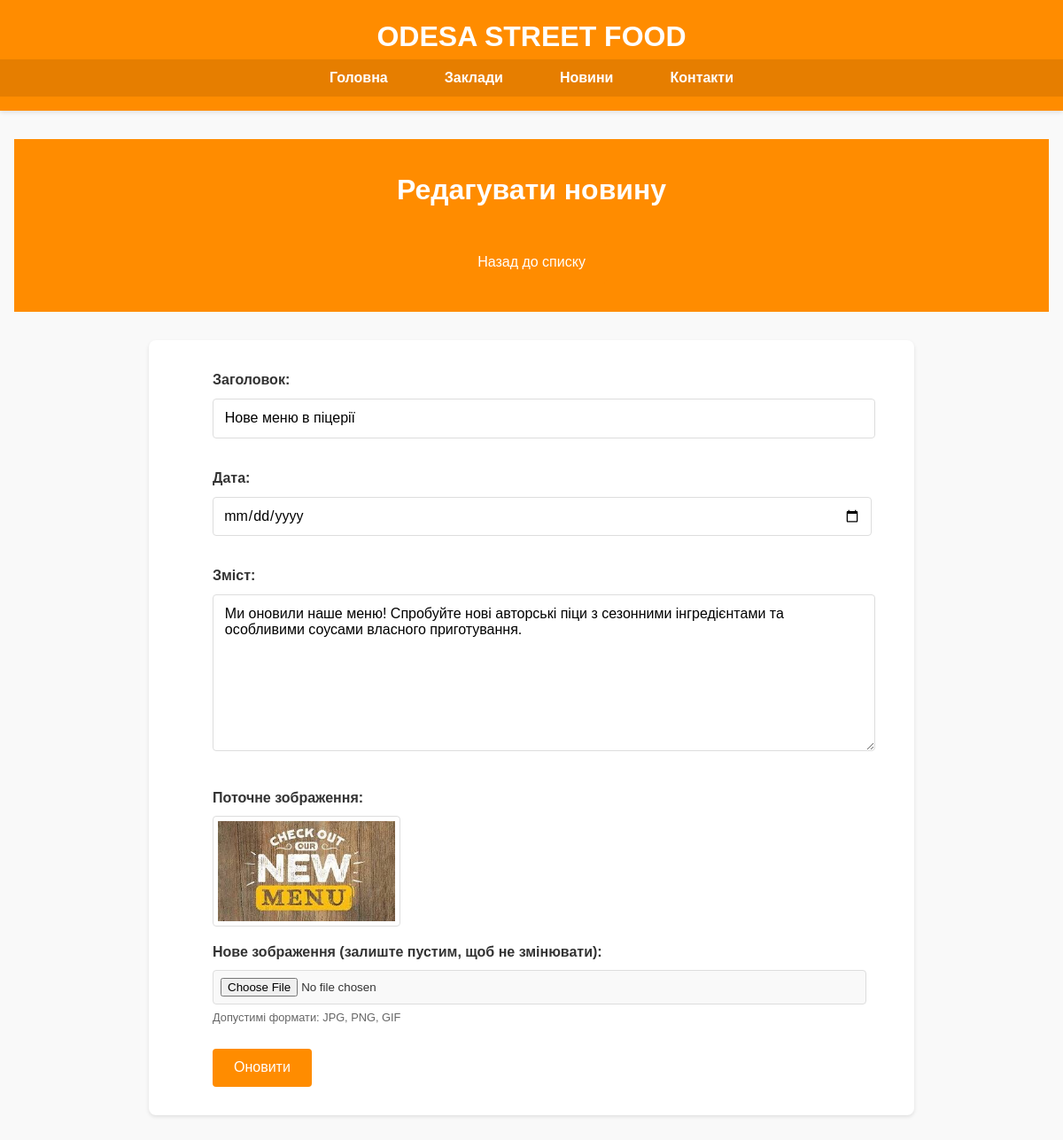
Page /admin/news/edit/2 on the earlier database version.
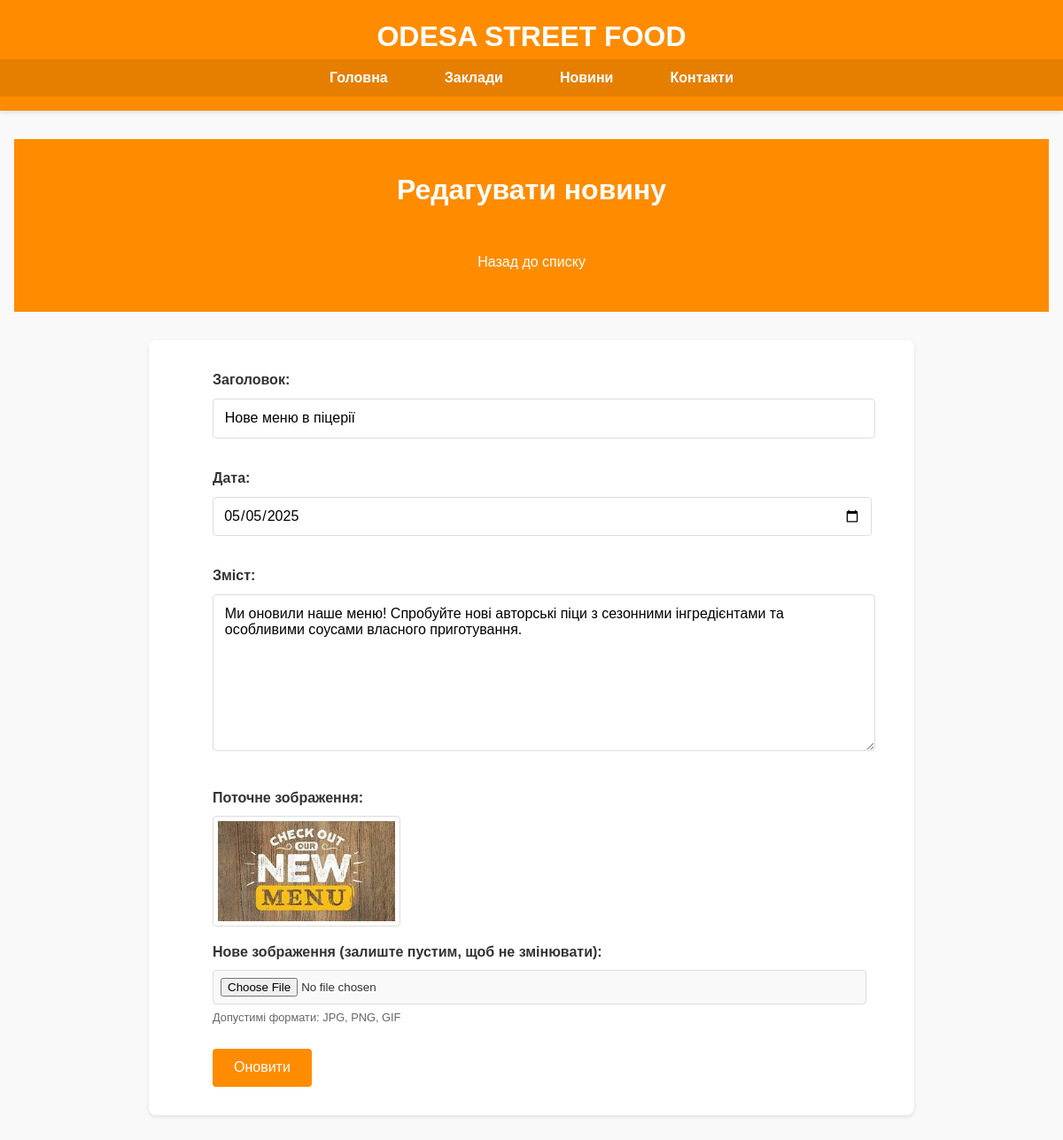
Same page on the later database version.
### tables this page shows
CREATE TABLE news
                 (
                     id
                     INTEGER
                     PRIMARY
                     KEY
                     AUTOINCREMENT,
                     title
                     TEXT
                     NOT
                     NULL,
                     date
                     TEXT
                     NOT
                     NULL,
                     content
                     TEXT
                     NOT
                     NULL,
                     image
                     TEXT
                     NOT
                     NULL
                 );

### app.py (the view, shortened to what this page needs)
@app.route('/admin/news/edit/<int:news_id>', methods=['GET', 'POST'])
def edit_news(news_id):
    conn = sqlite3.connect('news.db')
    c = conn.cursor()
    c.execute("SELECT * FROM news WHERE id=?", (news_id,))
    news_item = dict(zip(['id', 'title', 'date', 'content', 'image'], c.fetchone()))
    conn.close()
    return render_template('edit_news.html', now=datetime.now(), news_item=news_item, today=datetime.now().strftime('%Y-%m-%d'))

### templates/edit_news.html (shortened to what this page needs)
{% extends "base_admin.html" %}
{% block content %}
<section class="admin-header">
    <h1>Редагувати новину</h1>
    <a href="{{ url_for('admin_news') }}" class="btn">Назад до списку</a>
</section>
<section class="admin-form">
    <div class="container">
        <form method="POST" enctype="multipart/form-data">
            <div class="form-group">
                <label for="title">Заголовок:</label>
                <input type="text" id="title" name="title" value="{{ news_item.title }}" required>
            </div>
            <div class="form-group">
                <label for="date">Дата:</label>
                <input type="date" id="date" name="date" value="{{ news_item.date.split(' ')[0] }}" required>
            </div>
            <div class="form-group">
                <label for="content">Зміст:</label>
                <textarea id="content" name="content" rows="5" required>{{ news_item.content }}</textarea>
            </div>
            <div class="form-group">
                <label>Поточне зображення:</label>
                <img src="{{ url_for('static', filename='images/news/' + news_item.image) }}" alt="Current image" class="current-image">
                <label for="image">Нове зображення (залиште пустим, щоб не змінювати):</label>
                <input type="file" id="image" name="image" accept="image/*">
                <p class="file-hint">Допустимі формати: JPG, PNG, GIF</p>
            </div>
            <button type="submit" class="btn-submit">Оновити</button>
        </form>
    </div>
</section>
{% endblock %}

Differences in the rows shown:
changed news "Нове меню в піцерії": date (not shown) → "05/05/2025"
